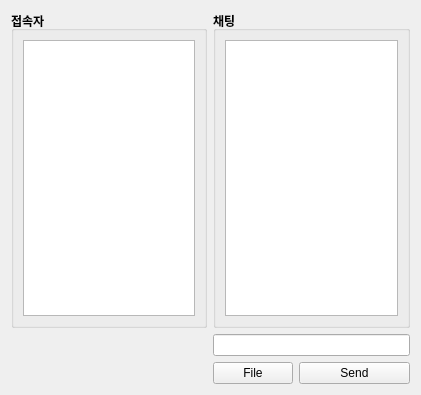
<?xml version="1.0" encoding="UTF-8"?>
<ui version="4.0">
 <class>ChatBasicForm</class>
 <widget class="QWidget" name="ChatBasicForm">
  <property name="geometry">
   <rect>
    <x>0</x>
    <y>0</y>
    <width>421</width>
    <height>395</height>
   </rect>
  </property>
  <property name="windowTitle">
   <string>Form</string>
  </property>
  <layout class="QHBoxLayout" name="horizontalLayout">
   <item>
    <layout class="QGridLayout" name="gridLayout">
     <item row="0" column="0">
      <widget class="QGroupBox" name="groupBox_2">
       <property name="font">
        <font>
         <bold>true</bold>
        </font>
       </property>
       <property name="title">
        <string>접속자</string>
       </property>
       <property name="flat">
        <bool>true</bool>
       </property>
       <layout class="QVBoxLayout" name="verticalLayout_2">
        <item>
         <widget class="QListWidget" name="listWidget">
          <property name="font">
           <font>
            <bold>false</bold>
           </font>
          </property>
         </widget>
        </item>
       </layout>
      </widget>
     </item>
     <item row="0" column="1">
      <widget class="QGroupBox" name="groupBox">
       <property name="font">
        <font>
         <bold>true</bold>
        </font>
       </property>
       <property name="title">
        <string>채팅</string>
       </property>
       <property name="flat">
        <bool>true</bool>
       </property>
       <layout class="QVBoxLayout" name="verticalLayout">
        <item>
         <widget class="QListWidget" name="lwLogChat">
          <property name="font">
           <font>
            <bold>false</bold>
           </font>
          </property>
         </widget>
        </item>
       </layout>
      </widget>
     </item>
     <item row="1" column="0">
      <spacer name="horizontalSpacer">
       <property name="orientation">
        <enum>Qt::Orientation::Horizontal</enum>
       </property>
       <property name="sizeHint" stdset="0">
        <size>
         <width>40</width>
         <height>20</height>
        </size>
       </property>
      </spacer>
     </item>
     <item row="1" column="1">
      <layout class="QFormLayout" name="formLayout">
       <item row="0" column="0" colspan="2">
        <widget class="QLineEdit" name="leMessageChat"/>
       </item>
       <item row="1" column="0">
        <widget class="QPushButton" name="btnFileChat">
         <property name="text">
          <string>File</string>
         </property>
        </widget>
       </item>
       <item row="1" column="1">
        <widget class="QPushButton" name="btnSendChat">
         <property name="text">
          <string>Send</string>
         </property>
        </widget>
       </item>
      </layout>
     </item>
    </layout>
   </item>
  </layout>
 </widget>
 <resources/>
 <connections/>
</ui>
